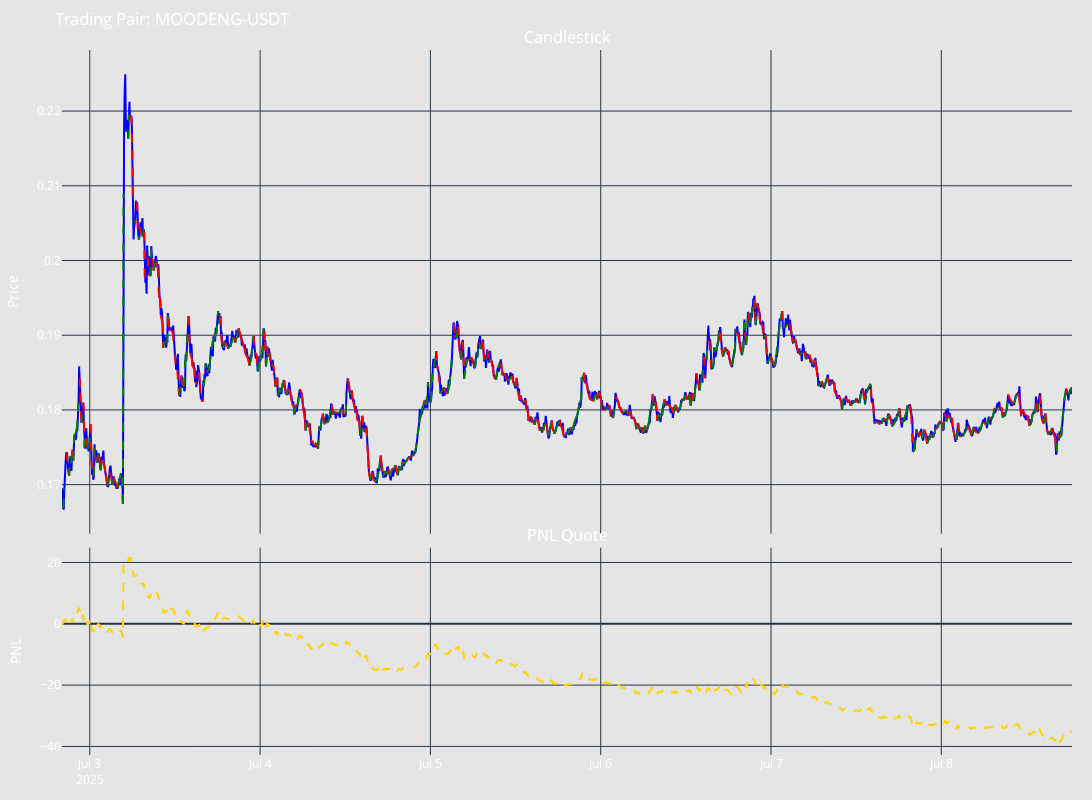

Notebook cell for this chart:
### Code cell
# Let's see what is inside the backtesting results
print(backtesting_result.get_results_summary())
backtesting_result.get_backtesting_figure()
